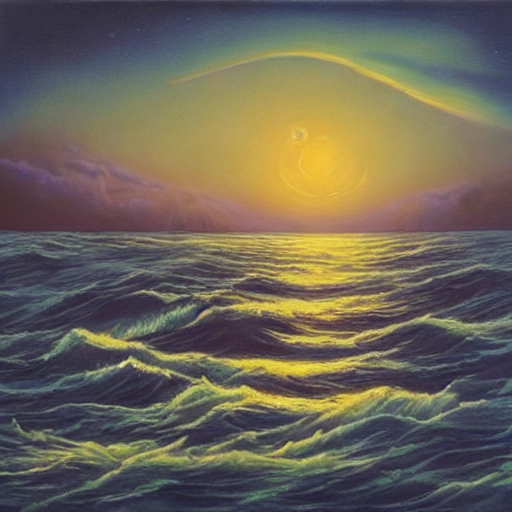
#> input picture examples/fp16_ocean.png, 512 x 512 px
$ python -i ascii_filter.py   (imports and definitions only)
#> lines starting #> are read from the running program, lines starting #| are printed output that depends on the picture
#!/usr/bin/env python3
"""Colored ASCII art filter for yent.yo images.

Converts PNG/JPG to colored ASCII art using ANSI truecolor escape codes.
Can be used as standalone CLI or imported as module.

Usage:
  python3 ascii_filter.py <image> [width] [--no-color] [--charset <set>]
  python3 ascii_filter.py ort_cat_25step_gpu.png 120
  python3 ascii_filter.py lora_cat_graffiti.png 80 --charset blocks

Charsets:
  techno    — " .·:;=+×*#%@█" (13 levels, yent.yo default)
  standard  — " .:-=+*#%@" (classic)
  detailed  — " .'`^\",:;Il!i><~+_-?][}{1)(|/tfjrxnuvczXYUJCLQ0OZmwqpdbkhao*#MW&8%B@$"
  blocks    — " ░▒▓█" (unicode blocks)
  minimal   — " .oO@" (5 levels)
"""

import sys
import os
from PIL import Image


# ASCII character sets ordered by "darkness" (light → dark)
CHARSETS = {
    "techno": " .'·:;~=+×*#%@▓█",  # 16 levels — yent.yo default
    "punk": " ·•×#█",  # 6 levels — legacy
    "standard": " .:-=+*#%@",
    "detailed": " .'`^\",:;Il!i><~+_-?][}{1)(|/tfjrxnuvczXYUJCLQ0OZmwqpdbkhao*#MW&8%B@$",
    "blocks": " ░▒▓█",
    "minimal": " .oO@",
}


# [57 lines left out: function image_to_ascii, not called in this run]


def image_to_ascii_png(image_path, out_path=None, width=100, charset="techno",
                       font_size=16, brightness_boost=2.8, bg_level=0.50):
    """Convert image to colored ASCII art rendered as PNG.

    This is the DEFAULT output mode for yent.yo — technopunk Warhol style.
    Each pixel becomes a colored glyph on a tinted background cell.

    Args:
        image_path: Path to source image (or PIL Image)
        out_path: Output PNG path (if None, returns PIL Image)
        width: Columns of characters
        font_size: Monospace font size in pixels
        brightness_boost: Foreground color multiplier (>1 = brighter glyphs)
        bg_level: Background fill intensity per cell (0=black, 1=full color)

    Returns:
        PIL Image if out_path is None, else saves and returns path
    """
#> called with image_path = 'examples/fp16_ocean.png', width = 100, charset = 'techno', font_size = 16, brightness_boost = 2.8, bg_level = 0.5
    from PIL import ImageDraw, ImageFont

    # Load font (prefer bold monospace)
    font = None
    for fp in ["/usr/share/fonts/truetype/dejavu/DejaVuSansMono-Bold.ttf",
               "/usr/share/fonts/truetype/dejavu/DejaVuSansMono.ttf",
               "/usr/share/fonts/truetype/liberation/LiberationMono-Bold.ttf",
               "/System/Library/Fonts/Menlo.ttc",
               "/System/Library/Fonts/Monaco.ttf"]:
        if os.path.exists(fp):
            try:
                font = ImageFont.truetype(fp, font_size)
                break
            except Exception:
                continue
    if font is None:
        font = ImageFont.load_default()

    char_w = font.getbbox("█")[2]
    char_h = font_size + 3

    # Load source
    if isinstance(image_path, Image.Image):
        img = image_path.convert("RGB")
    else:
        img = Image.open(image_path).convert("RGB")
#> img is the input picture: PIL image 512x512 RGB; mean R, G, B 107.9, 101.1, 87.3

    chars = CHARSETS.get(charset, charset)
    num_chars = len(chars)

    aspect = img.height / img.width
#> aspect = 1
    height = int(width * aspect * 0.45)
#> height = 45
    img = img.resize((width, height), Image.LANCZOS)
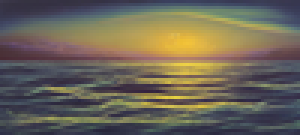
#> img: PIL image 100x45 RGB (shown 3 times larger); mean R, G, B 107.9, 101.1, 87.3
    pixels = img.load()

    # Create canvas
    out_w = width * char_w
    out_h = height * char_h
#> out_h = 855
    canvas = Image.new("RGB", (out_w, out_h), (8, 8, 12))
    draw = ImageDraw.Draw(canvas)

    for y in range(height):
        for x in range(width):
            r, g, b = pixels[x, y]
            br = (0.299 * r + 0.587 * g + 0.114 * b) / 255.0
            idx = max(0, min(int(br * (num_chars - 1)), num_chars - 1))
            ch = chars[idx]

            px, py = x * char_w, y * char_h

            # Background fill per cell — tinted with pixel color
            bg_r = min(255, int(r * bg_level))
            bg_g = min(255, int(g * bg_level))
            bg_b = min(255, int(b * bg_level))
            draw.rectangle([px, py, px + char_w - 1, py + char_h - 1],
                           fill=(bg_r, bg_g, bg_b))

            if ch == " ":
                continue

            # Bright foreground glyph
            cr = min(255, int(r * brightness_boost))
            cg = min(255, int(g * brightness_boost))
            cb = min(255, int(b * brightness_boost))
            draw.text((px, py), ch, fill=(cr, cg, cb), font=font)

    if out_path:
        canvas.save(out_path)
        return out_path
    return canvas


# [76 lines left out: functions apply_film_grain, image_to_ascii_html, not called in this run]


# [57 lines not run here, left out]

>>> result = image_to_ascii_png('examples/fp16_ocean.png')
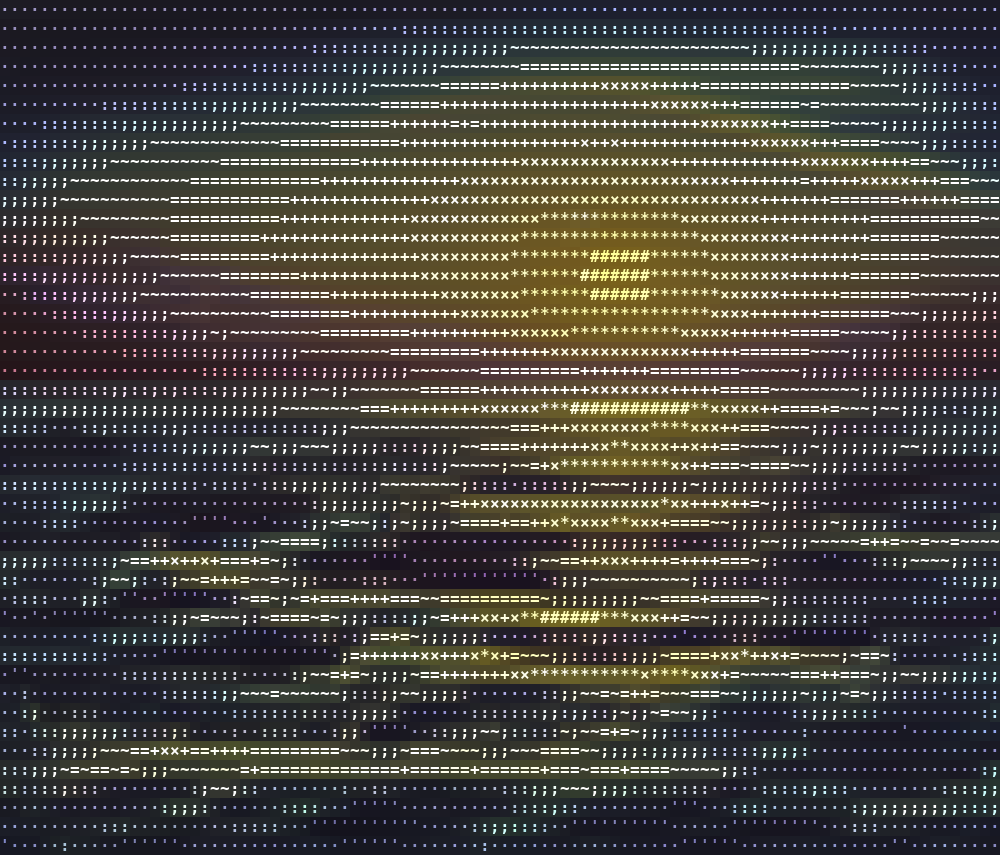
#> result: PIL image 1000x855 RGB; mean R, G, B 71.5, 68.6, 63.1

$ run again, on examples/react_love.png
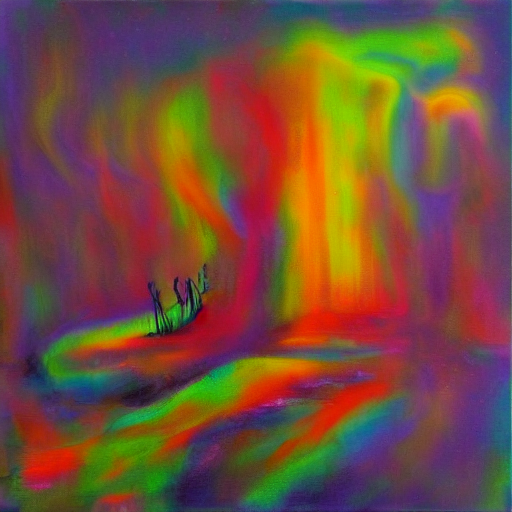
#> input picture examples/react_love.png, 512 x 512 px
#> in image_to_ascii_png, img is the input picture: PIL image 512x512 RGB; mean R, G, B 115.4, 76.9, 59.1
#> in image_to_ascii_png, `img = img.resize((width, height), Image.LANCZOS)`:
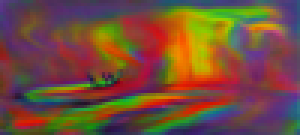
#> img: PIL image 100x45 RGB (shown 3 times larger); mean R, G, B 115.3, 76.9, 59.1
#> `result = image_to_ascii_png('examples/fp16_ocean.png')`:
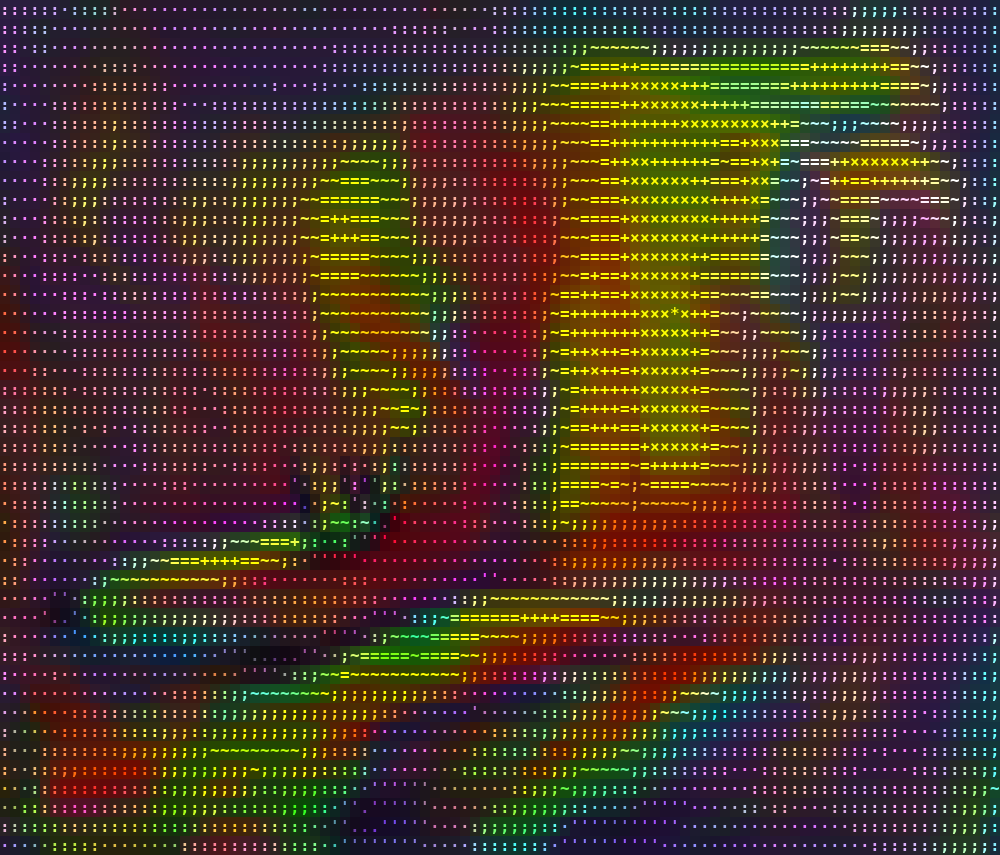
#> result: PIL image 1000x855 RGB; mean R, G, B 72.8, 51.9, 38.9
